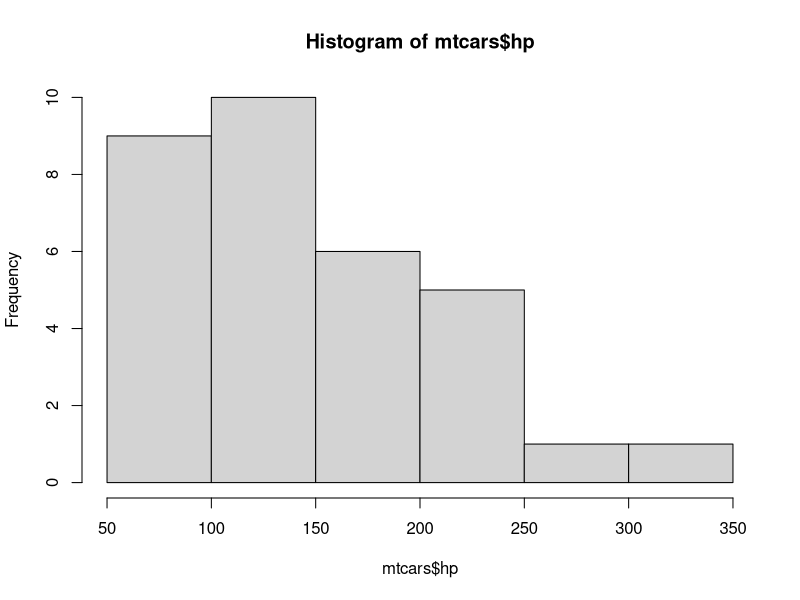
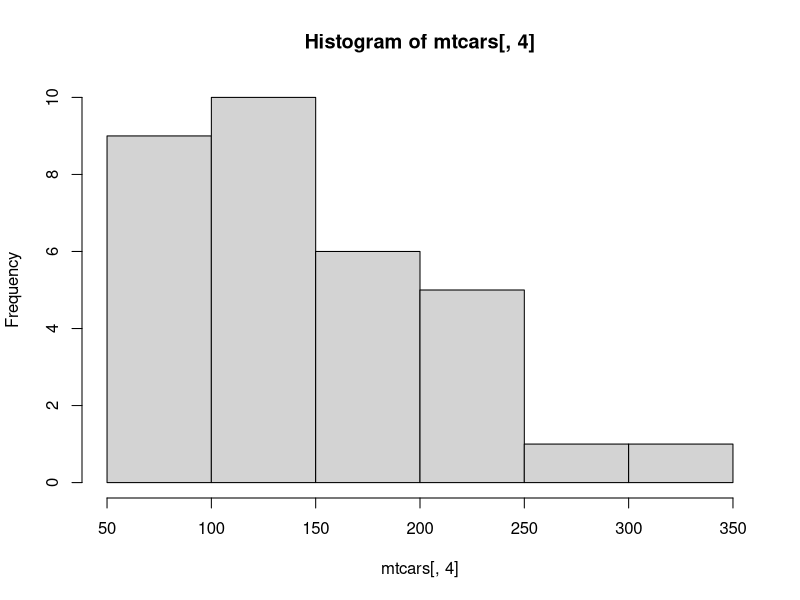
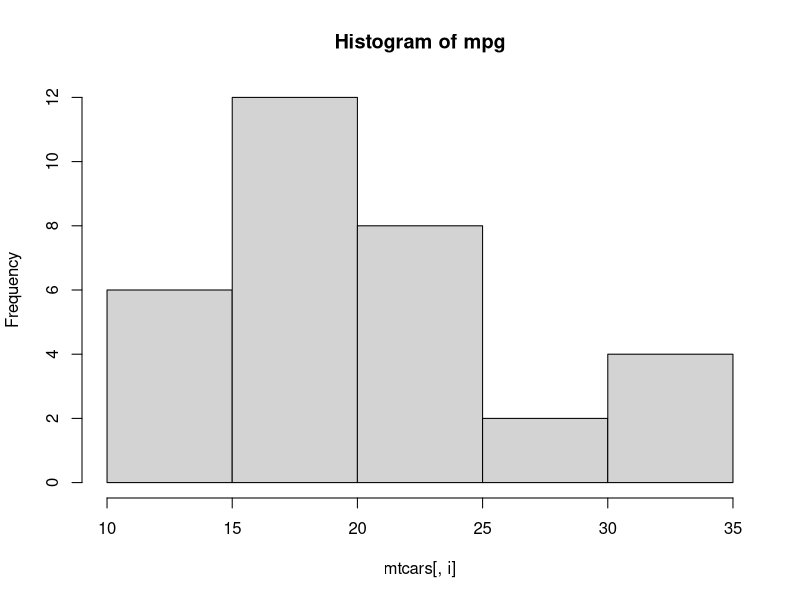
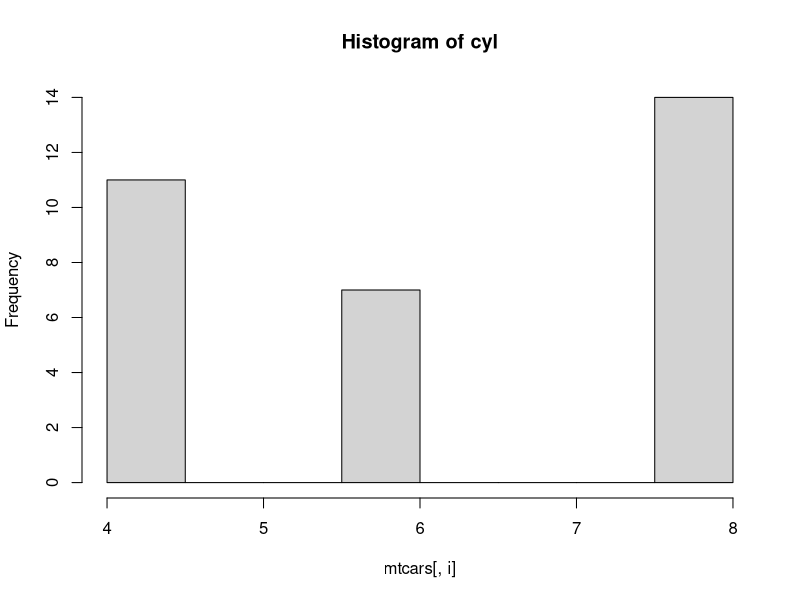
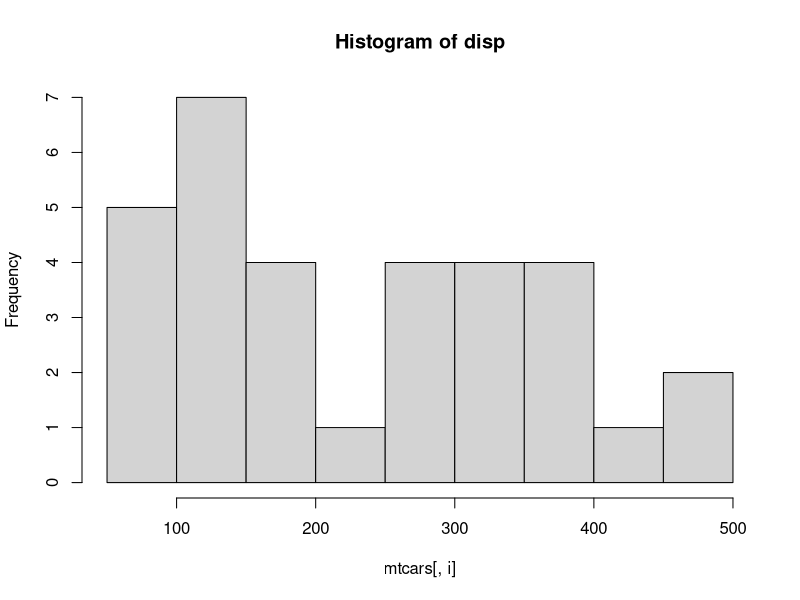
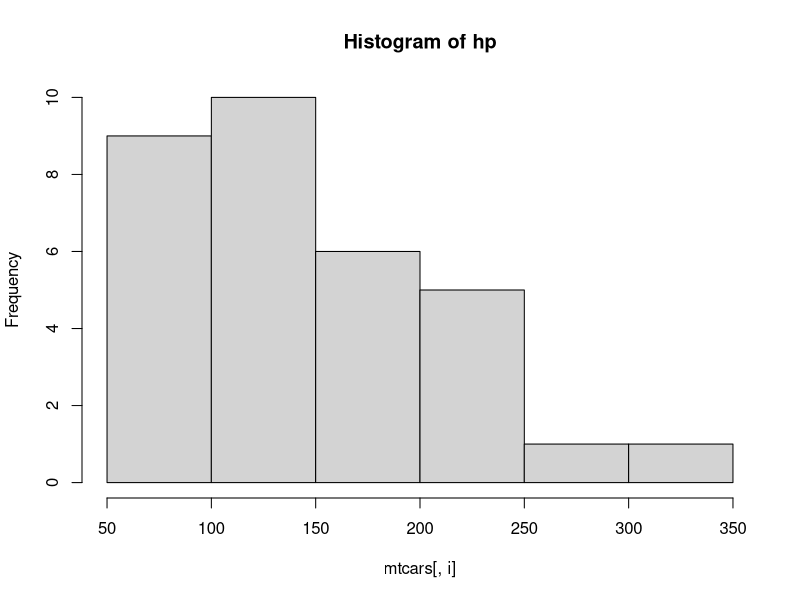
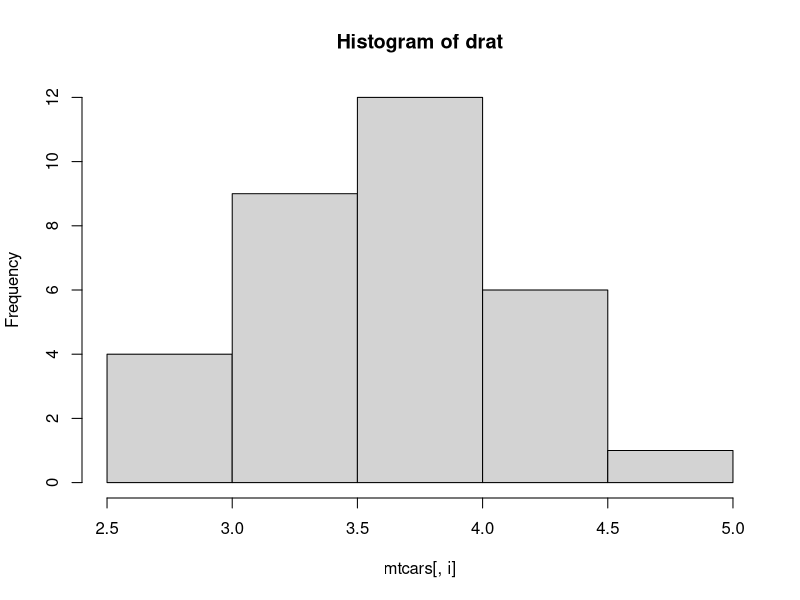
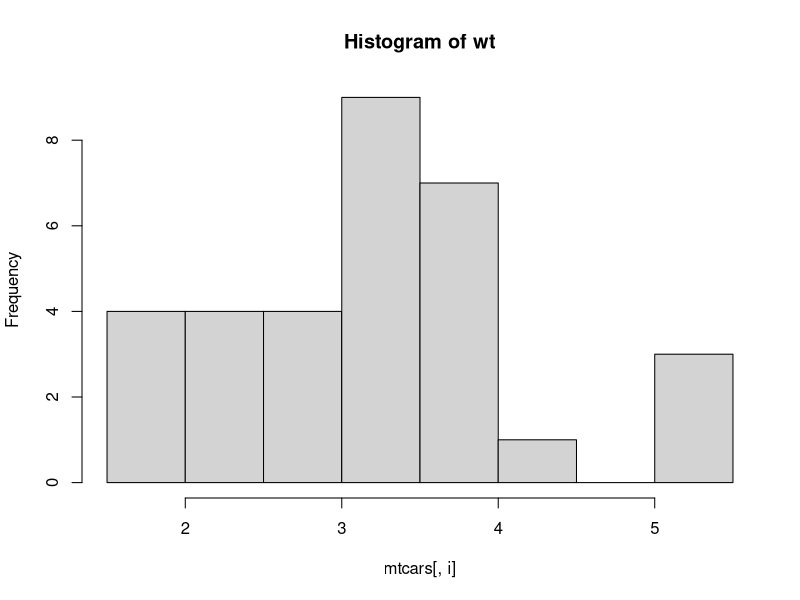

Here is the R script that generated these plots, in order:
## ---- chunk 1
for (i in c(1,2,3,4,5)) {
  print(i^2)
}
## ---- chunk 2
(1:5)^2
## ---- chunk 3
(x <- seq(from = 10, to = 100, by = 5))

for (i in x){
  print(i %% 2 == 0)
}
## ---- chunk 4
hist(mtcars$hp)

hist(mtcars[,4])
## ---- chunk 5
for (i in 1:ncol(mtcars)){
  hist(mtcars[,i], main = paste("Histogram of", colnames(mtcars)[i]))
}
## ---- chunk 6
par(mfrow = c(3,4)) # Changes the plot frame to fit 3 rows and 4 columns of separate plots.
for(i in 1:ncol(mtcars)){
  hist(mtcars[,i])
}
## ---- chunk 7
par(mfrow = c(3,4))
for(i in 1:ncol(mtcars)){
  hist(mtcars[,i], main = paste("Histogram of", colnames(mtcars)[i]), xlab = paste(colnames(mtcars)[i]))
}
## ---- chunk 8
x <- c(2,5,3,9,8,11,6)

count <- 0
for (i in x) {
  if(i %% 2 == 0){
    count <- count+1
  }
}
print(count)
## ---- chunk 9
(M <- matrix(round(runif(9,min = 0, max = 100)), nrow = 3, ncol = 3)) # This creates a 3x3 matrix of rounded uniform random values.

for(i in 1:nrow(M)){
  for(j in 1:ncol(M)){
    print(paste("Element [", i,",",j,"] of M is equal to",M[i,j]))
    }
}
## ---- chunk 10
(x <- c(1, 3, 5, 7, 9))
(x <- c(x, 11))
## ---- chunk 11
vec <- c()
for (i in 1:20){
  rand <- rnorm(1, mean = 0, sd = 1) # This generates a standard normal random variable
  if(rand > 0){
    vec <- c(vec,rand)
  }
}
vec
## ---- chunk 12
vec <- c()
vec
for (i in 1:20){
  rand <- rnorm(1, mean = 0, sd = 1)
  if(rand > 0){
    vec[i] <- rand
  }
}
vec
## ---- chunk 13
(mat <- matrix(c(rep(NA, 16)), nrow = 4))

for (i in 1:4){
  for (j in 1:4){
  rand <- rnorm(1, mean = 0, sd = 1)
  if(rand > 0){
    mat[i,j] <- rand
  }
  }
}
mat
## ---- chunk 14
i <- 1
while (i < 6) {
  print(i)
  i <- i+1
}
## ---- chunk 15
i <- 1
sum <- 0

while(sum < 1000){
  sum <- sum + i
  if (sum < 1000){
  i <- i + 1
  } else {
    print(i)
  }
}

sum(1:44)
sum(1:45)
